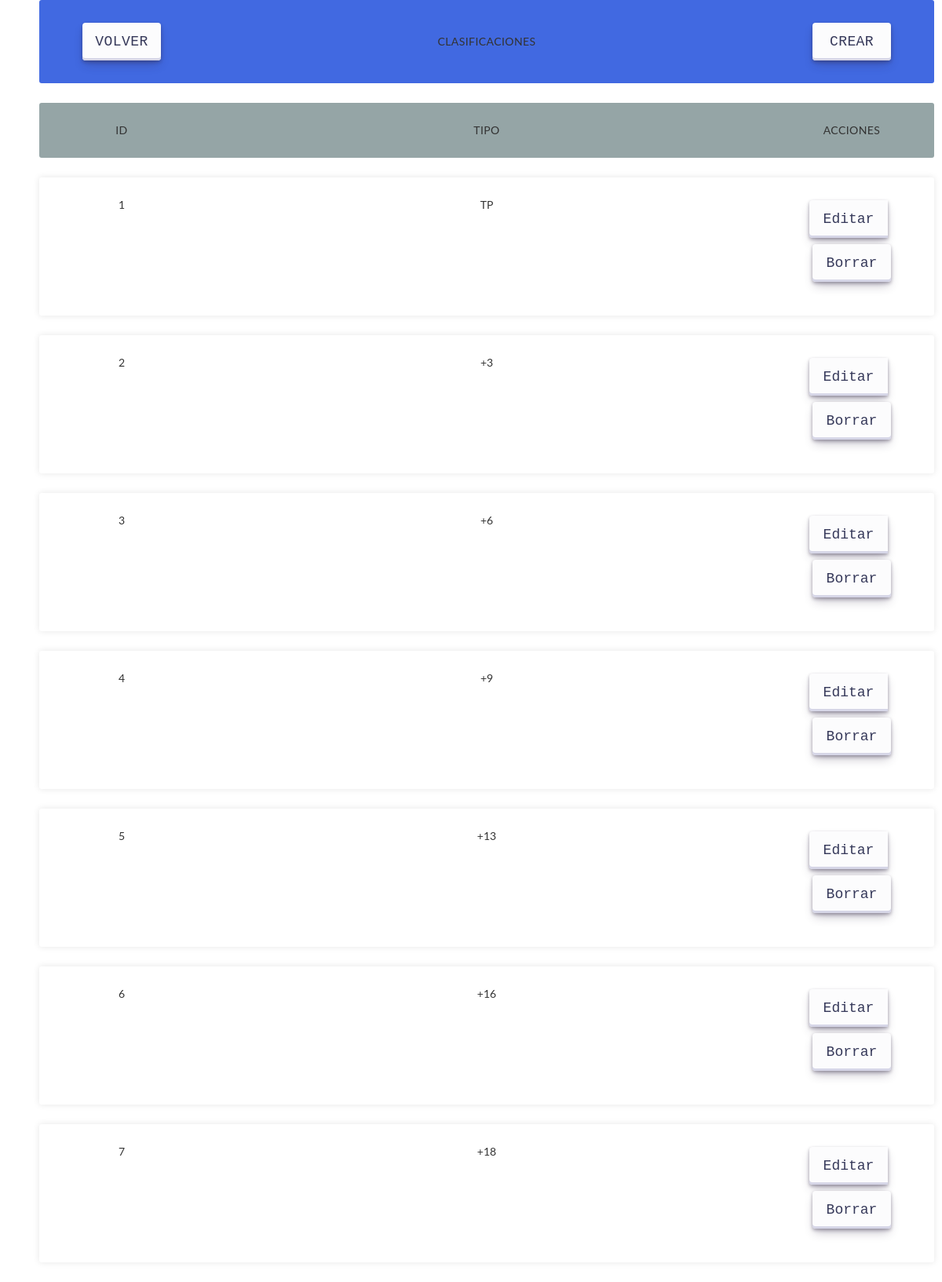
Page /views/clasificacion/index.php on the committed database.
### tables this page shows
CREATE TABLE CLASIFICACIONES(
                                         ID MEDIUMINT NOT NULL AUTO_INCREMENT,
                                         TIPO VARCHAR(255) NOT NULL,
                                         CONSTRAINT PK_CLASIFICACION PRIMARY KEY(ID)
);

### models/Clasificacion.php (called while the page is built, shortened)
<?php
    require_once( $_SERVER['DOCUMENT_ROOT'].'/MASW04_actividad_1/utils/Database.php');
    class Clasificacion
    {
        private $id;
        private $tipo;
        private $database;
    public function constructor($idClasificacion, $tipoClasificacion)
    {
        $this->id = $idClasificacion;
        $this->tipo = $tipoClasificacion;
        $this->database = Database::getInstance();
    }
    public function constructorVacio()
    {
        $this->database = Database::getInstance();
    }
    public function __construct()
    {
        $params = func_get_args();
        $num_params = func_num_args();
    }
    public function getAll()
    {
        $connection = $this->database->getConnection();
        $query = "SELECT * FROM filmaviu.clasificaciones";
        $result = $connection->query($query);
        $listData = [];
        foreach ($result as $item)
        {
            $clasificacion = new Clasificacion($item['ID'], $item['TIPO']);
            array_push($listData, $clasificacion);
        }
        $this->database->closeConnection();
        return $listData;
    }
        public function getId()
        {
            return $this->id;
        }
        public function getTipo()
        {
            return $this->tipo;
        }
    }
?>

### utils/Database.php (called while the page is built, shortened)
<?php
    class Database
    {
        private $db_host = "localhost";
        private $db_user = "root";
        private $db_password = "root";
        private $db_database = "filmaviu";
        private $mysqli = null;
        private static $instance;
        public static function getInstance()
        {
            if (!isset(self::$instance))
            {
                self::$instance = new self;
            }
            return self::$instance;
        }
        public function getConnection()
        {
            if ($this->mysqli == null)
            {
                $this->mysqli = $this->createConnection();
            }
            return $this->mysqli;
        }
        public function closeConnection()
        {
            if ($this->mysqli != null)
            {
                $this->mysqli = null;
            }
        }
        private function createConnection()
        {
            $mysqli = @new mysqli(
                $this->db_host,
                $this->db_user,
                $this->db_password,
                $this->db_database
            );
            return $mysqli;
        }
    }
?>

### controllers/ClasificacionController.php (called while the page is built, shortened)
<?php
    require_once( $_SERVER['DOCUMENT_ROOT'].'/MASW04_actividad_1/models/Clasificacion.php');
    function listarClasificaciones()
    {
        $model = new Clasificacion();
        $listaClasificaciones = $model->getAll();
        return $listaClasificaciones;
    }
?>

### views/clasificacion/index.php (the view, shortened to what this page needs)
<div>
<link rel="stylesheet" href="../styles/biblioteca.css" type="text/css">
    <link rel="stylesheet" href="../styles/bootstrap.css" type="text/css">
    <?php
        require_once( $_SERVER['DOCUMENT_ROOT'].'/MASW04_actividad_1/controllers/ClasificacionController.php');
    ?>
        <div class="table_container">
                <ul class="items_table">
                    <li class="table-title">
                        <div class="item_column">
                            <a class="btn btn-success" href="../">
                                Volver
                            </a>
                        </div>
                        <div class="item_column">CLASIFICACIONES</div>
                        <div class="item_column">
                            <a class="btn btn-success" href="new.php">
                                Crear
                            </a>
                        </div>
                    </li>
                    <li class="table-header">
                        <div class="item_column">Id</div>
                        <div class="item_column">Tipo</div>
                        <div class="item_column">Acciones</div>
                    </li>
    <?php
        $listaClasificaciones = listarClasificaciones();
        if (count($listaClasificaciones) > 0)
        {
                foreach($listaClasificaciones as $clasificacion)
                    {
                ?>
                <li class="table-row">
                        <div class="item_column" data-label="Id"><?php echo $clasificacion->getId(); ?></div>
                        <div class="item_column" data-label="Clasificaciones"><?php echo $clasificacion->getTipo(); ?></div>
                        <div class="item_column" data-label="Acciones">
                             <div class="btn-group" role="group">
                                    <a class="btn btn-success" href="edit.php?id=<?php echo $clasificacion->getId(); ?>">
                                        Editar
                                    </a>
                                    <form name="delete-clasificacion" action="delete.php" method="POST" style="...">
                                        <button type="submit" class="btn btn-danger">Borrar</button>
                                    </form>
                                 </div>
                            </div>
                        </li>
                    <?php
                    }
                ?>
            </ul>
         </div>
    <?php
        }
        else
        {
    ?>
            <div class="alerta alerta-warning" role="alert">
                Aun no existen clasificaciones.
            </div>
    <?php
        }
    ?>
</div>

### views/styles/biblioteca.css (style rules this page uses)
.table_container { max-width: 1920px; margin-left: auto; margin-right: auto; padding-left: 10px; padding-right: 10px; }
.items_table { font-family: 'lato', sans-serif; }
.items_table li { border-radius: 3px; padding: 25px 30px; display: flex; justify-content: space-between; margin-bottom: 25px; }
.items_table .table-title { background-color: royalblue; font-size: 14px; text-transform: uppercase; letter-spacing: 0.03em; display: flex; justify-content: space-between; align-items: center; }
.items_table .table-header { background-color: #95A5A6; font-size: 14px; text-transform: uppercase; letter-spacing: 0.03em; display: flex; justify-content: space-between; align-items: center; }
.items_table .table-row { background-color: #ffffff; box-shadow: 0px 0px 9px 0px rgba(0, 0, 0, 0.1); display: flex; justify-content: space-between; }
.item_column { width: 150px !important; text-align: center; }
.table_container .btn { align-items: center; appearance: none; background-color: #FCFCFD; border-radius: 4px; border-width: 0; box-shadow: rgba(45, 35, 66, 0.4) 0 2px 4px,rgba(45, 35, 66, 0.3) 0 7px 13px -3px,#D6D6E7 0 -3px 0 inset; box-sizing: border-box; color: #36395A; cursor: pointer; display: inline-flex; font-family: "JetBrains Mono",monospace; height: 48px; justify-content: center; line-height: 1; list-style: none; overflow: hidden; padding-left: 16px; padding-right: 16px; position: relative; text-align: left; text-decoration: none; transition: box-shadow .15s,transform .15s; user-select: none; -webkit-user-select: none; touch-action: manipulation; white-space: nowrap; will-change: box-shadow,transform; font-size: 18px; min-width: 100px; max-width: 300px; margin: 4px; }

### rows in the picture
clasificaciones: ID "1", TIPO "TP"
clasificaciones: ID "2", TIPO "+3"
clasificaciones: ID "3", TIPO "+6"
clasificaciones: ID "4", TIPO "+9"
clasificaciones: ID "5", TIPO "+13"
clasificaciones: ID "6", TIPO "+16"
clasificaciones: ID "7", TIPO "+18"
